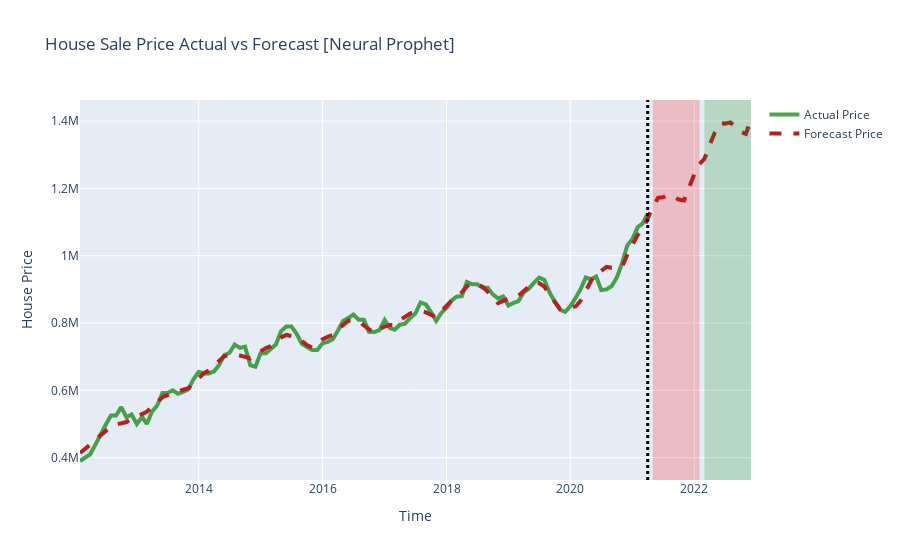

The notebook cell this image was saved under:
### Code cell
fig = go.Figure()
# Create and style traces
fig.add_trace(go.Scatter(x=forecast['ds'], y=forecast['y'], name='Actual Price', opacity=0.7,
                         line=dict(color='green', width=4)))
fig.add_trace(go.Scatter(x=forecast['ds'],y=forecast['yhat1'], name = 'Forecast Price',
                         line=dict(color='firebrick', width=4, dash='dash')))
fig.add_vline(x=zip_filter['ds'][zip_filter. index[-1]], line_width=3, line_dash="dot", line_color="black")
fig.add_vrect(x0="2021-05-01", x1="2022-02-01", line_width=0, fillcolor="red", opacity=0.2) #annotation_text="6M forecast", annotation_position="inside top right"
fig.add_vrect(x0="2022-03-01", x1="2022-12-01", line_width=0, fillcolor="green", opacity=0.2)#, annotation_text="12M forecast", annotation_position="inside top right"
# Edit the layout
fig.update_layout(title='House Sale Price Actual vs Forecast [Neural Prophet]',
                   xaxis_title='Time',
                   yaxis_title='House Price')
iplot(fig)

### Figure 1 — Plotly figure (JSON) as saved in the notebook; plotly's stock layout.template omitted (floating-point values rounded to 4 significant figures; data arrays with more than 128 entries replaced by an {"elided": "..."} marker saying what was removed)
{"data": [{"line": {"color": "green", "width": 4}, "name": "Actual Price", "opacity": 0.7, "type": "scatter", "x": {"elided": "131 str values"}, "y": {"elided": "131 int values"}}, {"line": {"color": "firebrick", "dash": "dash", "width": 4}, "name": "Forecast Price", "type": "scatter", "x": {"elided": "131 str values"}, "y": {"elided": "131 float values"}}], "layout": {"shapes": [{"line": {"color": "black", "dash": "dot", "width": 3}, "type": "line", "x0": "2021-04-01T00:00:00", "x1": "2021-04-01T00:00:00", "xref": "x", "y0": 0, "y1": 1, "yref": "y domain"}, {"fillcolor": "red", "line": {"width": 0}, "opacity": 0.2, "type": "rect", "x0": "2021-05-01", "x1": "2022-02-01", "xref": "x", "y0": 0, "y1": 1, "yref": "y domain"}, {"fillcolor": "green", "line": {"width": 0}, "opacity": 0.2, "type": "rect", "x0": "2022-03-01", "x1": "2022-12-01", "xref": "x", "y0": 0, "y1": 1, "yref": "y domain"}], "title": {"text": "House Sale Price Actual vs Forecast [Neural Prophet]"}, "xaxis": {"title": {"text": "Time"}}, "yaxis": {"title": {"text": "House Price"}}}}
